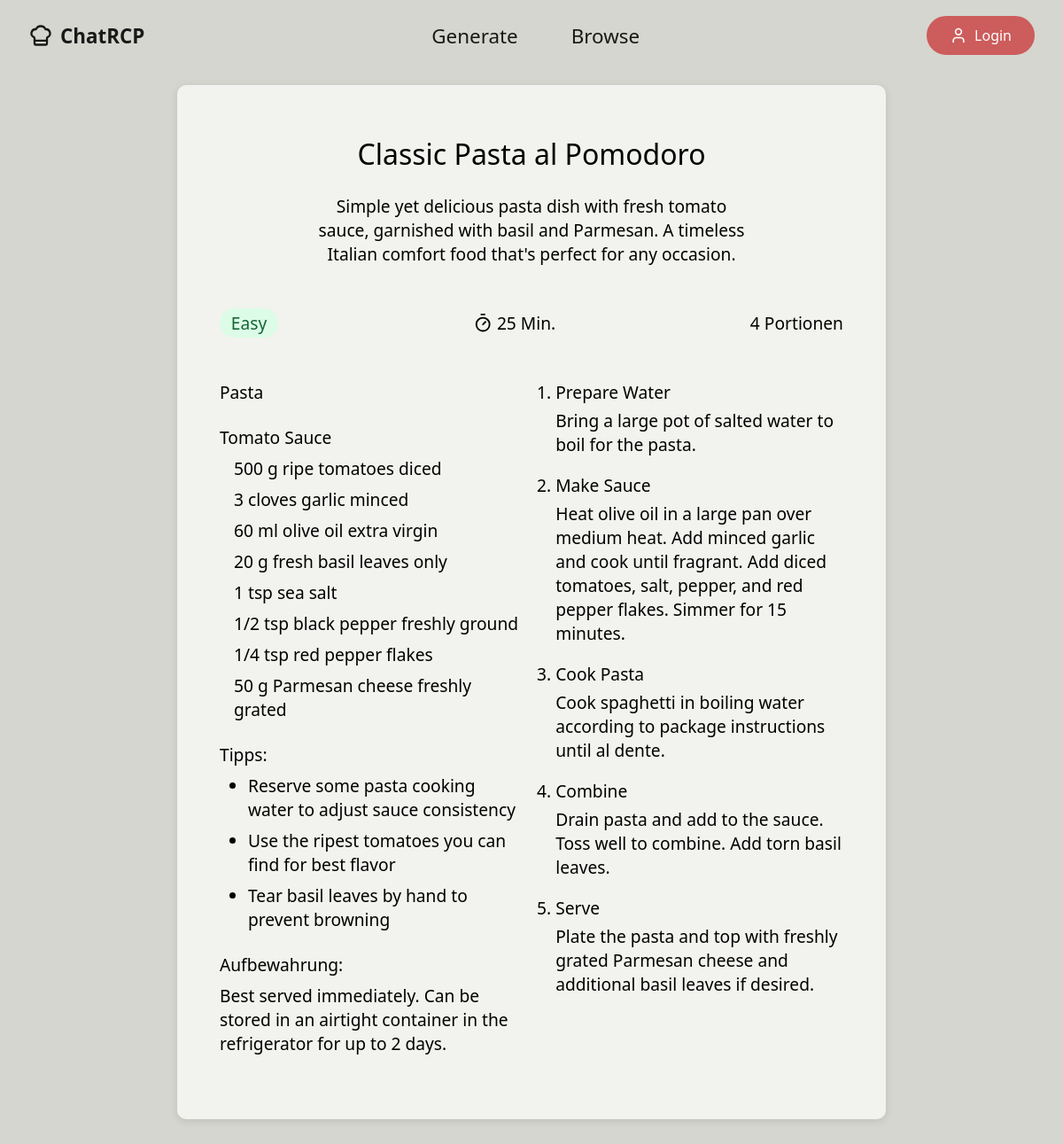
The app's page /recipes/detail/1/ with its own data.
### recipes/models.py (models this page shows, shortened)
class Recipe(models.Model):
    class Difficulty(models.IntegerChoices):
        UNKNOWN = 0, 'Not Specified'
        BEGINNER = 1, 'Easy'
        ADVANCED = 2, 'Advanced'
        EXPERT = 3, 'Expert'
    class Spiciness(models.IntegerChoices):
        UNKNOWN = 0, 'Not Specified'
        NOT_SPICY = 1, 'Not Spicy'
        MILD = 2, 'Mild'
        MEDIUM = 3, 'Medium'
        HOT = 4, 'Hot'
    class Cost(models.IntegerChoices):
        UNKNOWN = 0, 'Not Specified'
        BUDGET = 1, 'Budget'
        MODERATE = 2, 'Moderate'
        MID_RANGE = 3, 'Mid-Range'
        PREMIUM = 4, 'Premium'
    title = models.CharField(max_length=255)
    description = models.TextField()
    difficulty = models.IntegerField(choices=Difficulty.choices, default=Difficulty.UNKNOWN)
    time_active = models.IntegerField()
    time_inactive = models.IntegerField()
    default_servings = models.IntegerField()
    storage = models.TextField()
    cuisine_types = models.ManyToManyField(CuisineType, related_name="recipes")
    cuisine_subtypes = models.ManyToManyField(CuisineSubtype, related_name="recipes")
    category = models.ForeignKey(RecipeCategory, on_delete=models.SET_NULL, related_name="recipes", null=True)
    diets = models.ManyToManyField(Diet, related_name="recipes")
    cooking_methods = models.ManyToManyField(CookingMethod, related_name="recipes")
    cost = models.IntegerField(choices=Cost.choices, default=Cost.UNKNOWN)
    spiciness = models.IntegerField(choices=Spiciness.choices, default=Spiciness.UNKNOWN)
    beverage_recommendation = models.ForeignKey(Beverage, on_delete=models.SET_NULL, null=True)
    hashtags = models.ManyToManyField(Hashtag, related_name="recipes")
    language = models.ForeignKey(Language, on_delete=models.SET_NULL, null=True)
    created_by = models.CharField(max_length=255, default="Claude")
    created_at = models.DateTimeField(auto_now_add=True)
    @property
    def time_total(self):
        return self.time_active + self.time_inactive
    def __str__(self):
        return self.title
    class Meta:
        ordering = ['created_at']

class RecipeComponent(models.Model):
    name = models.CharField(max_length=100)
    recipe = models.ForeignKey(Recipe, on_delete=models.CASCADE, related_name="components")

class ComponentIngredient(models.Model):
    ingredient = models.ForeignKey(Ingredient, on_delete=models.CASCADE, related_name="commponents")
    amount = models.DecimalField(max_digits=7, decimal_places=2)
    unit = models.CharField(max_length=25)
    note = models.CharField(max_length=50)
    recipe_component = models.ForeignKey(RecipeComponent, on_delete=models.CASCADE, related_name="ingredients")
    item = models.CharField(max_length=50)
    language = models.ForeignKey(Language, on_delete=models.SET_NULL, null=True)
    class Meta:
        ordering = ['recipe_component', 'ingredient']

class Ingredient(models.Model):
    name = models.CharField(max_length=50)
    category = models.ForeignKey(IngredientCategory, on_delete=models.SET_NULL, null=True)
    language = models.ForeignKey(Language, on_delete=models.SET_NULL, null=True)
    class Meta:
        ordering = ['category']

class RecipeTip(models.Model):
    tip = models.TextField()
    recipe = models.ForeignKey(Recipe, on_delete=models.CASCADE, related_name="tips")
    language = models.ForeignKey(Language, on_delete=models.SET_NULL, null=True)
    class Meta:
        ordering = ['recipe']

class RecipeInstruction(models.Model):
    number = models.IntegerField()
    headline = models.CharField(max_length=50)
    description = models.TextField()
    recipe = models.ForeignKey(Recipe, on_delete=models.CASCADE, related_name="instruction_steps")
    language = models.ForeignKey(Language, on_delete=models.SET_NULL, null=True)
    class Meta:
        ordering = ['recipe', 'number']

### recipes/views.py (the view)
# urls.py: path('detail/<int:pk>/', views.recipe_detail, name='detail'),
def recipe_detail(request, pk):
    recipe = get_object_or_404(Recipe, pk=pk)
    print(recipe)
    return render(request, 'recipes/detail.html', {'recipe': recipe})

### recipes/templatetags/number_converter.py (called while the page is built)
@register.filter
def to_fraction(value):
    common_fractions = {
        0.25: '1/4',
        0.5: '1/2',
        0.75: '3/4',
        0.333: '1/3',
        0.667: '2/3',
        0.125: '1/8',
    }
    rounded = round(float(value), 3)
    if rounded in common_fractions:
        return common_fractions[rounded]
    if rounded.is_integer():
        return int(rounded)
    return f'{float(value):g}'

@register.filter
def time_converter(value):
    if value > 60:
        hrs = value // 60
        mins = value % 60
        if hrs > 24:
            days = hrs // 24
            hrs = hrs % 24
            if hrs > 0:
                if mins > 0:
                    return f"{days} Tage {hrs} Std. {mins} Min."
                else:
                    return f"{days} Tage {hrs} Std."
            else:
                return f"{days} Tage"
        else:
            if mins > 0:
                return f"{hrs} Std. {mins} Min."
            else:
                return f"{hrs} Std."
    else:
        return f"{value} Min."

### recipes/templates/recipes/detail.html (shortened to what this page needs)
{% extends "./layout.html" %}
{% load number_converter %}
{% block main-content %}
<div class="row-wrapper section-row" style="margin-top: 0;">
    <div class="row-content">
        <div class="widget recipe-pad">
            <div class="recipe-title">
                <span>{{ recipe.title }}</span>
            </div>
            <div class="recipe-description">
                <div style="max-width: 500px; text-align: center"><span>{{ recipe.description }}</span></div>
            </div>
            <div class="recipe-pad-row">
                <div class="recipe-difficulty recipe-difficulty-{{ recipe.difficulty }}">
                    {{ recipe.get_difficulty_display }}
                </div>
                <div class="recipe-time">
                    {{ recipe.time_total|time_converter }}
                </div>
                <div class="recipe-servings"> {{ recipe.default_servings }} Portionen</div>
            </div>
            <div class="recipe-pad-row">
                <div class="recipe-pad-content">
                    <div>
                        {% for component in recipe.components.all %}
                            <div class="main-ingredients"><span style="font-weight: 400">{{ component.name }}</span><br>
                                <ul style="overflow-wrap: break-word; padding-left: 1rem;">
                                    {% for ingredient in component.ingredients.all %}
                                        <li style="margin-top: 0.5rem;"> {{ ingredient.amount|to_fraction }} {{ ingredient.unit }} <span style="font-weight: 400;">{{ ingredient.ingredient.name }}</span> {{ ingredient.note }} </li>
                                    {% endfor %}
                                </ul>
                            </div>
                        {% endfor %}
                    </div>
                    <div class="tips-container hide-mobile"><span style="font-weight: 400">Tipps:</span>
                        <ul style="overflow-wrap: break-word; padding-left: 2rem; list-style-type: disc">
                            {% for tip in recipe.tips.all %}
                                <li style="margin-top: 0.5rem;">{{ tip.tip }}</li>
                            {% endfor %}
                        </ul>
                    </div>
                    <div class="storage-container hide-mobile"><span style="font-weight: 400">Aufbewahrung:</span>
                        <p style="margin-top: 0.5rem;">{{ recipe.storage }}</p>
                    </div>
                </div>
                <div class="recipe-pad-content">
                    <div class="recipe-instructions">
                        <ol style="overflow-wrap: break-word; padding-left: 1.2rem;">
                            {% for instruction_step in recipe.instruction_steps.all %}
                                <div style="break-inside: avoid">
                                    <li style="font-weight: 400; margin-bottom: 0.3rem;">{{ instruction_step.headline }}</li>
                                    <p style="margin-bottom: 1.2rem;">{{ instruction_step.description }}</p>
                                </div>
                            {% endfor %}
                        </ol>
                    </div>
                </div>
            </div>
        </div>
    </div>
</div>
{% endblock main-content %}

### recipes/static/recipes/css/styles.css (style rules this page uses)
* { margin: 0; padding: 0; box-sizing: border-box; text-decoration: none; }
:root { --navbar-height: 5rem; --navbar-bg: none; --navbar-shadow: none; --text-color: #333; --text-color-2: rgb(67, 67, 67); --text-color-highlight-1: black; --text-color-highlight-2: rgb(255, 64, 0); --transition-speed: 0.3s; --max-width: 1400px; --content-padding: 1rem 2rem; --content-padding-mobile: 0.5rem 1rem; --main-spacing: 2rem; --main-bg: none; }
body { font-family: system-ui, -apple-system, BlinkMacSystemFont, 'Segoe UI', Roboto, Oxygen, Ubuntu, Cantarell, 'Open Sans', 'Helvetica Neue', sans-serif; min-height: 100vh; background-color: #d5d6cf; }
ul { list-style-type: none; }
.row-wrapper { display: block; background-color: none; padding: 0; width: 100%; }
.section-row { margin-top: 2rem; margin-bottom: 2rem; }
.row-content { display: flex; flex-wrap: wrap; justify-content: center; gap: 3rem 3rem; }
.widget { background-color: none; }
.recipe-pad { border-radius: 10px; height: auto; width: 800px; color: var(--text-color-highlight-1); padding: 3rem; background-color: #F2F3EE; box-shadow: rgba(102, 101, 95, 0.2) 0px 2px 8px 0px; }
.recipe-pad-row { margin-top: 3rem;; border: solid 0px indianred; display: flex; justify-content: space-between; flex-wrap: wrap; gap: 1rem; }
.recipe-pad-content { border: solid 0px blue; width: 50%; flex: 1 1 300px; }
.recipe-title { font-size: 2rem; font-weight: 500; min-width: 100%; text-align: center; margin-top: 0.5rem; }
.recipe-description { font-size: 1.2rem; font-weight: 300; display: flex; justify-content: center; margin-top: 1.5rem; }
.recipe-instructions { font-size: 1.2rem; font-weight: 300; text-align: left; }
.recipe-time, .recipe-servings { font-size: 1.2rem; display: inline-flex; justify-content: center; align-items: center; }
.recipe-time svg { width: 1.4rem; height: 1.4rem; margin-right: 0.3rem; }
.recipe-difficulty { font-size: 1.2rem; display: inline-flex; justify-content: center; align-items: center; border-radius: 999px; padding: 0.2rem 0.8rem; }
.recipe-difficulty-1 { background-color: rgb(220 252 231); color: rgb(22 101 52); }
.main-ingredients, .additional-ingredients, .tips-container, .storage-container { font-size: 1.2rem; font-weight: 300; margin-bottom: 1.5rem; }

### records on screen
Recipe: title "Classic Pasta al Pomodoro", description "Simple yet delicious pasta dish with fresh tomato sauce, garnished with basil and Parmesan. A timeless Italian comfort food that's perfect for any occasion.", difficulty "Easy", time_total "25 Min.", default_servings "4", storage "Best served immediately. Can be stored in an airtight container in the refrigerator for up to 2 days."
RecipeComponent: name "Pasta"
RecipeComponent: name "Tomato Sauce"
ComponentIngredient: amount|to_fraction "500", unit "g", ingredient.name "ripe tomatoes", note "diced"
ComponentIngredient: amount|to_fraction "3", unit "cloves", ingredient.name "garlic", note "minced"
ComponentIngredient: amount|to_fraction "60", unit "ml", ingredient.name "olive oil", note "extra virgin"
ComponentIngredient: amount|to_fraction "20", unit "g", ingredient.name "fresh basil", note "leaves only"
ComponentIngredient: amount|to_fraction "1", unit "tsp", ingredient.name "sea salt"
ComponentIngredient: amount|to_fraction "1/2", unit "tsp", ingredient.name "black pepper", note "freshly ground"
ComponentIngredient: amount|to_fraction "1/4", unit "tsp", ingredient.name "red pepper flakes"
ComponentIngredient: amount|to_fraction "50", unit "g", ingredient.name "Parmesan cheese", note "freshly grated"
RecipeTip: tip "Reserve some pasta cooking water to adjust sauce consistency"
RecipeTip: tip "Use the ripest tomatoes you can find for best flavor"
RecipeTip: tip "Tear basil leaves by hand to prevent browning"
RecipeInstruction: headline "Prepare Water", description "Bring a large pot of salted water to boil for the pasta."
RecipeInstruction: headline "Make Sauce", description "Heat olive oil in a large pan over medium heat. Add minced garlic and cook until fragrant. Add diced tomatoes, salt, pepper, and red pepper flakes. Simmer for 15 minutes."
RecipeInstruction: headline "Cook Pasta", description "Cook spaghetti in boiling water according to package instructions until al dente."
RecipeInstruction: headline "Combine", description "Drain pasta and add to the sauce. Toss well to combine. Add torn basil leaves."
RecipeInstruction: headline "Serve", description "Plate the pasta and top with freshly grated Parmesan cheese and additional basil leaves if desired."
